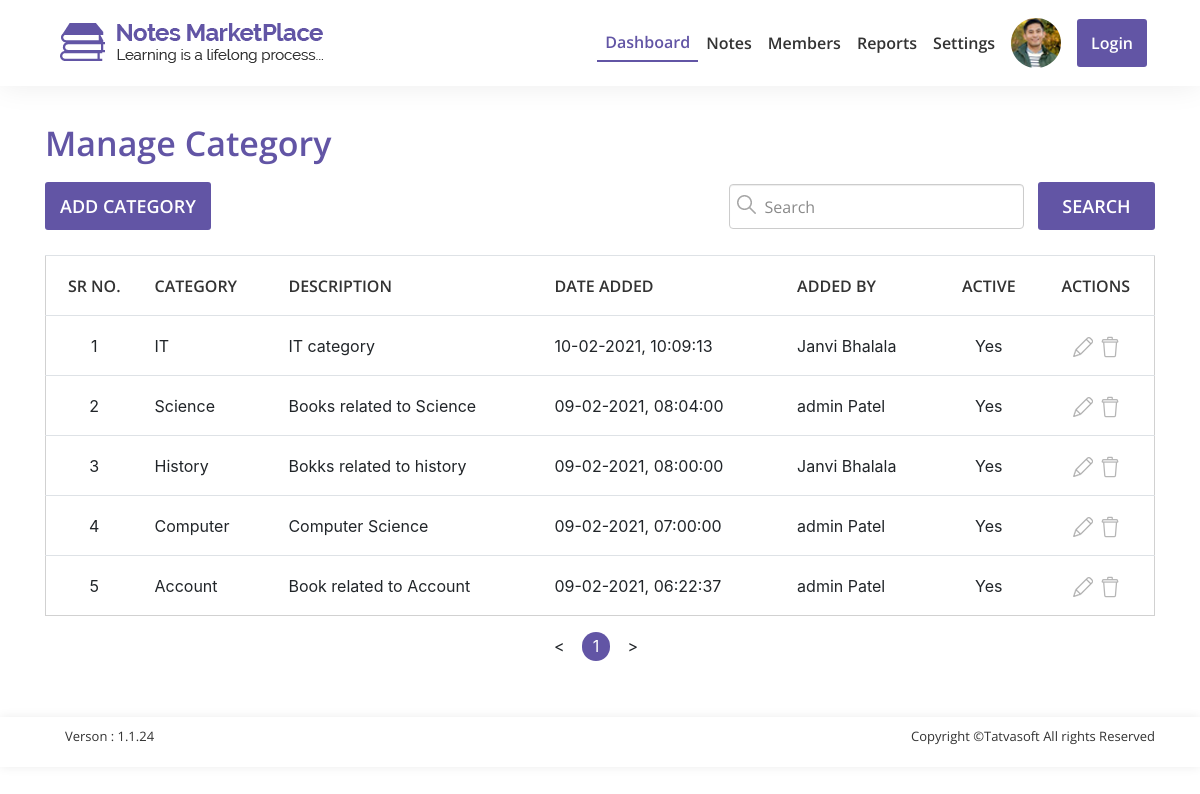
The page /admin/manage-category.php on the database its author committed.
### tables this page shows
CREATE TABLE `category` (
  `category_id` int(11) NOT NULL,
  `name` varchar(100) NOT NULL,
  `description` varchar(255) NOT NULL,
  `created_date` datetime DEFAULT NULL,
  `created_by` int(11) DEFAULT NULL,
  `updated_date` datetime DEFAULT NULL,
  `updated_by` int(11) DEFAULT NULL,
  `is_active` bit(2) NOT NULL DEFAULT b'1'
);

CREATE TABLE `users` (
  `user_id` int(11) NOT NULL,
  `role_id` int(11) NOT NULL,
  `fname` varchar(50) NOT NULL,
  `lname` varchar(50) NOT NULL,
  `email` varchar(100) NOT NULL,
  `phone_code` varchar(5) DEFAULT NULL,
  `phone` varchar(20) DEFAULT NULL,
  `password` varchar(24) NOT NULL,
  `is_email_verfied` bit(2) NOT NULL DEFAULT b'0',
  `created_by` int(11) DEFAULT NULL,
  `created_date` datetime DEFAULT NULL,
  `updated_date` datetime DEFAULT NULL,
  `updated_by` int(11) DEFAULT NULL,
  `is_active` bit(2) DEFAULT b'1'
);

### admin/manage-category.php (the view, shortened to what this page needs)
<!DOCTYPE html>
<html lang="en">
<?php
    include "process/connection.php";
   $query="SELECT category_id, name, description, category.created_date, category.created_by, category.is_active,users.fname,users.lname FROM category JOIN users ON category.created_by=users.user_id ORDER BY category.created_date DESC";
    $result=mysqli_query($conn, $query);
?>
<head>
	<link rel="stylesheet" href="css/boostrap/bootstrap.min.css">
	<link rel="stylesheet" href="css/datatables/bootstrap.css">
	<link rel="stylesheet" href="css/animate/animate.min.css">
	<link rel="stylesheet" href="css/datatables/dataTables.bootstrap4.min.css">
	<link rel="stylesheet" href="css/style.css">
</head>
<body>
	<?php  include "includes/header.php" ?>
	<section id="manage-category">
		<div class="container">
			<div class="table-heading  animated fadeInDown pt-4">
				<h2>Manage Category</h2>
			</div>
			<div class=" search-tab row  ">
				<div class="col-md-auto  col-sm-12 animated slideInLeft">
					<a href="admin-add-category.php"> <button class="add-btn">Add Category</button></a>
				</div>
				<div class="col-md-auto col-sm-12 ml-auto animated slideInRight">
					<form>
						<div class="form-group ">
							<span class=" search-me">
								<img class=" field-icon-search" src="img/icons/search-icon.png">
								<input type="text" name="full-name" class="searchMeTable search-me form-search" placeholder="Search" />
							</span>
							<button class="search-btn">Search</button>
						</div>
					</form>
				</div>
			</div>
			<section class="table-container-row5  manage-table" id="manage-category-table">
				<div class="table-responsive animated slideInUp">
					<?php if($result && mysqli_num_rows($result) != 0){ ?>
					<table id="dashbord1" class="table  my-tables paginated">
						<thead>
							<tr>
								<td class="align-middle">Sr No.</td>
								<td class="align-middle">Category</td>
								<td class="align-middle">Description</td>
								<td class="align-middle">Date Added</td>
								<td class="align-middle">Added By</td>
								<td class="align-middle">Active</td>
								<td class="align-middle">Actions</td>
							</tr>
						</thead>
						<tbody>
							<?php $i=1;  while($row=mysqli_fetch_assoc($result)){ ?>
							<tr>
								<td><?php echo $i; ?></td>
								<td><?php echo $row['name']; ?></td>
								<td><?php echo $row['description']; ?></td>
								<td> <?php
                                         $time=strtotime($row['created_date']);
                                          $t=date("d-m-Y, H:i:s", $time);
                                          echo $t;  ?></td>
								<td><?php echo $row['fname'].' '. $row['lname']; ?></td>
								<td>
									<?php if($row['is_active']==1){
											  echo "Yes";
										  }else{
											 echo "No";
										  }?></td>
								<td><img src="img/icons/edit.png" onclick="window.location.href = 'admin-add-category.php?id=<?php echo $row['category_id']; ?>';" class="img-responsive pr-2"><img src="img/icons/delete.png" onclick="window.location.href = 'process/deleteCategory.php?id=<?php echo $row['category_id']; ?>';" class="img-responsive"></td>
							</tr>
							<?php $i++; }?>
						</tbody>
					</table>
					<?php } else{?>
					<h5 class="text-center mt-3">No Record Found</h5>
					<?php } ?>
				</div>
			</section>
		</div>
	</section>
	<?php  include "includes/footer.php" ?>
</body>
</html>

### admin/css/style.css (style rules this page uses)
html, body { height: 100%; padding-top: 50px; }
section { background: #fff; overflow: hidden; width: 100%; }
.form-group { margin-bottom: 0; }
input::placeholder { color: #8a8a8a; font-size: 16px; font-weight: 400px; font-family: "Open Sans", sans-serif; }
.search-me .form-search, .search-me .form-control { padding-left: 35px; }
.field-icon-search { float: left; position: absolute; top: 13px; z-index: 2; margin-left: 8px; color: #333333 !important; }
button { font-family: "Open Sans", sans-serif; text-transform: uppercase; outline: 0; background-color: #6255a5; width: 100%; border: 0; padding: 10px; color: #FFFFFF; font-size: 18px; -webkit-transition: all 0.3 ease; transition: all 0.3 ease; cursor: pointer; font-weight: 600; border-radius: 3px; }
.search-btn { font-family: "Open Sans", sans-serif; text-transform: uppercase; cursor: pointer; background-color: #6255a5; margin: 0 0 20px 10px; width: 117px; font-weight: 600; font-size: 18px; border-radius: 3px; color: #fff; }
.add-btn { font-family: "Open Sans", sans-serif; text-transform: uppercase; cursor: pointer; background-color: #6255a5; margin: 0 0 20px 0; width: auto; padding-left: 15px; padding-right: 15px; font-weight: 600; font-size: 18px; border-radius: 3px; color: #fff; }
input, .rate, button { font-size: 16px; padding: 8px; }
button { min-width: 48px; min-height: 48px; }
table thead tr { font-family: "Open Sans", sans-serif; font-size: 16px; font-weight: 600; line-height: 20px; color: #333333; height: 60px; padding: 0; }
.table > tbody > tr > td { vertical-align: middle; height: 60px; font-size: 16px; }
.table > thead > tr > td { text-transform: uppercase; }
.my-tables { border: 1px solid #d1d1d1; }
.my-tables thead { width: 100%; }
.form-search { height: 45px; padding: 6px 10px; width: auto; font-size: 16px; line-height: 1.428571429; color: #555555; background-color: #fff; background-image: none; border: 1px solid #ccc; border-radius: 4px; -webkit-box-shadow: inset 0 1px 1px rgba(0, 0, 0, 0.075); box-shadow: inset 0 1px 1px rgba(0, 0, 0, 0.075); -webkit-transition: border-color ease-in-out 0.15s, box-shadow ease-in-out 0.15s; -o-transition: border-color ease-in-out 0.15s, box-shadow ease-in-out 0.15s; transition: border-color ease-in-out 0.15s, box-shadow ease-in-out 0.15s; margin-bottom: 20px; }
.search-tab .form-group { width: 100%; }
.search-tab { margin: 0 0 5px 0; width: inherit; }
.search-tab div { padding: 0; }
.table-container-row5 .table > tbody > tr > td:first-child, .table-container-row5 .table > thead > tr > td:first-child, .manage-table .table > tbody > tr > td:nth-last-child(-n+2), .manage-table .table > thead > tr > td:nth-last-child(-n+2) { text-align: center; }
.table-heading h2 { color: #6255a5; font-family: "Open Sans", sans-serif; font-weight: 600; font-size: 34px; line-height: 38px; margin-bottom: 20px; }

### rows shown on the page
category: name "IT", description "IT category", created_date "10-02-2021, 10:09:13", users.fname "Janvi", users.lname "Bhalala", is_active "Yes"
category: name "Science", description "Books related to Science", created_date "09-02-2021, 08:04:00", users.fname "admin", users.lname "Patel", is_active "Yes"
category: name "History", description "Bokks related to history", created_date "09-02-2021, 08:00:00", users.fname "Janvi", users.lname "Bhalala", is_active "Yes"
category: name "Computer", description "Computer Science", created_date "09-02-2021, 07:00:00", users.fname "admin", users.lname "Patel", is_active "Yes"
category: name "Account", description "Book related to Account", created_date "09-02-2021, 06:22:37", users.fname "admin", users.lname "Patel", is_active "Yes"
